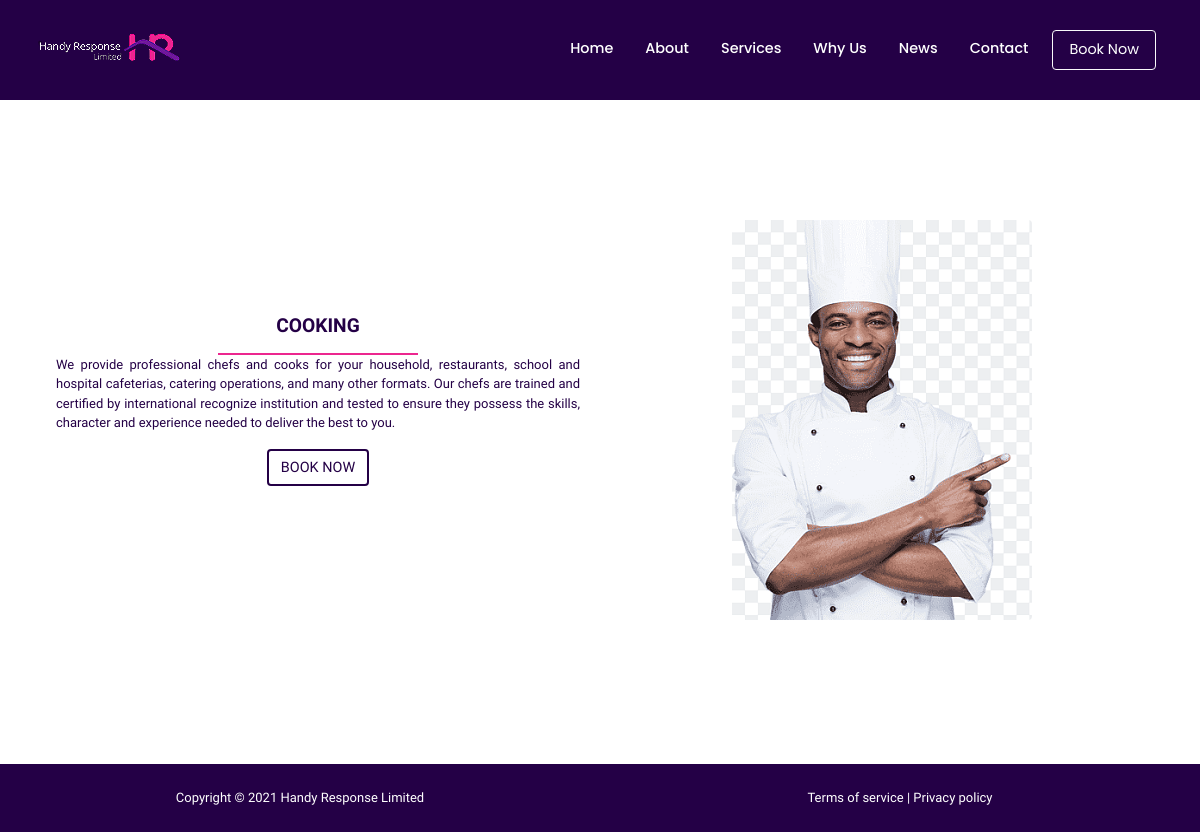
The app's page /detail/6 with its own data.
### main_app/models.py (models this page shows)
class Service(models.Model):
  icon = models.ImageField(upload_to = 'media/pics')
  banner = models.ImageField(upload_to = 'media/pics')
  caption = models.CharField(max_length=80)
  description = models.TextField(max_length=500)

### main_app/views.py (the view)
# urls.py: path('detail/<int:pk>',ServiceDetail.as_view(), name="detail_page"),
class ServiceDetail(DetailView):
  model = Service
  template_name = 'pages/service-detail.html'

### main_app/templates/pages/service-detail.html (shortened to what this page needs)
{% extends 'base.html' %}
{% load static %}
{% block main %}
<section class="row mt-4" id="about-page" style="height: 80vh;">
  <div class=" about-box col-lg-12 px-lg-5 col-sm-12 mb-4 mx-auto" style="height:fit-content;" data-aos="zoom-in">
   <div class="row d-flex align-items-center" style="height: fit-content;">
     <div class="col-lg-6 col-sm-12">
      <h3 class="text-center heading p-2">{{service.caption}}</h3>
      <div class="underline text-center mx-auto"></div>
      <p class="px-2">
      {{service.description}}
      </p>
      <a href="{% url 'home_page' %}#booking" class="btn btnx d-block mx-auto mb-5" style="width: fit-content;">
        BOOK NOW</a>
     </div>
     <div class="col-lg-6 col-sm-12 d-flex align-items-center">
      <div class="about-img-box mx-auto ">
        <img src="/media/{{service.banner}}" class="rounded mx-auto d-block" width="300px" alt="Handy_response_Limited_About_Page_Image">
      </div>
     </div>
   </div>
  </div>
</section>
{% endblock %}

### static/css/style.css (style rules this page uses)
:root { --mild-color:#ec268f; --dark-color:#6f1a99; --darker-color:#240046; --light-color:white; --grey-color:#f2ebfb; --small-text:0.6em; --medium-text:0.9em; --large-text:2em; --nav-fonts:'Poppins', sans-serif; --thick-width: 1000; --light-width:500; --top-margin:6em; }
* { padding: 0px; margin: 0px; user-select: none; box-sizing: border-box !important; text-decoration: none !important; font-family: "Saira Semi Condensed", sans-serif; color: var(--darker-color); }
.underline { width: 200px; border-top: 2px solid var(--mild-color); }
.btn { font-size: var(--medium-text) !important; }
.btnx { border: 2px solid var(--darker-color) !important; color: var(--darker-color) !important; }
p { text-align: justify; font-size: small !important; }
.heading { text-transform: uppercase; color: var(--darker-color); font-family: 'Genos', sans-serif; font-size: 2em !important; font-weight: var(--thick-width) !important; }
#about-page { background-color: var(--light-color) !important; }
.about-box { margin-top: var(--top-margin) !important; }
.about-img-box { width: fit-content; height: fit-content; }

### records on screen
Service: caption "COOKING", description "We provide professional chefs and cooks for your household, restaurants, school and hospital cafeterias, catering operations, and many other formats. Our chefs are trained and certified by international recognize institution and tested to ensure they possess the skills, character and experience needed to deliver the best to you.", banner (picture)
